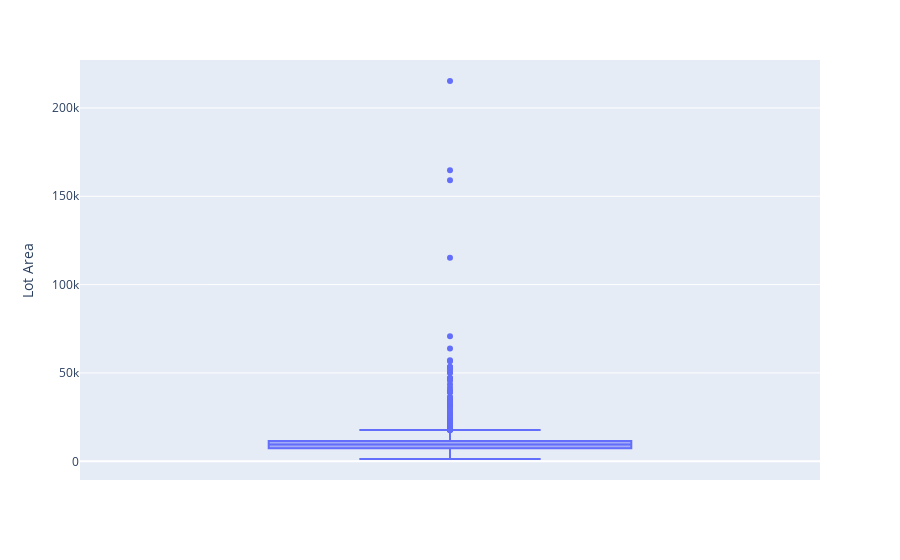

Notebook cell for this chart:
### Code cell
fig = px.box(data, y="Lot Area")
fig.show()

### Figure 1 — Plotly figure (JSON) as saved in the notebook; plotly's stock layout.template omitted (floating-point values rounded to 4 significant figures; data arrays with more than 128 entries replaced by an {"elided": "..."} marker saying what was removed)
{"data": [{"alignmentgroup": "True", "hovertemplate": "Lot Area=%{y}<extra></extra>", "legendgroup": "", "marker": {"color": "#636efa"}, "name": "", "notched": false, "offsetgroup": "", "orientation": "v", "showlegend": false, "type": "box", "x0": " ", "xaxis": "x", "y": {"elided": "2930 int values"}, "y0": " ", "yaxis": "y"}], "layout": {"boxmode": "group", "legend": {"tracegroupgap": 0}, "margin": {"t": 60}, "xaxis": {"anchor": "y", "domain": [0, 1]}, "yaxis": {"anchor": "x", "domain": [0, 1], "title": {"text": "Lot Area"}}}}
